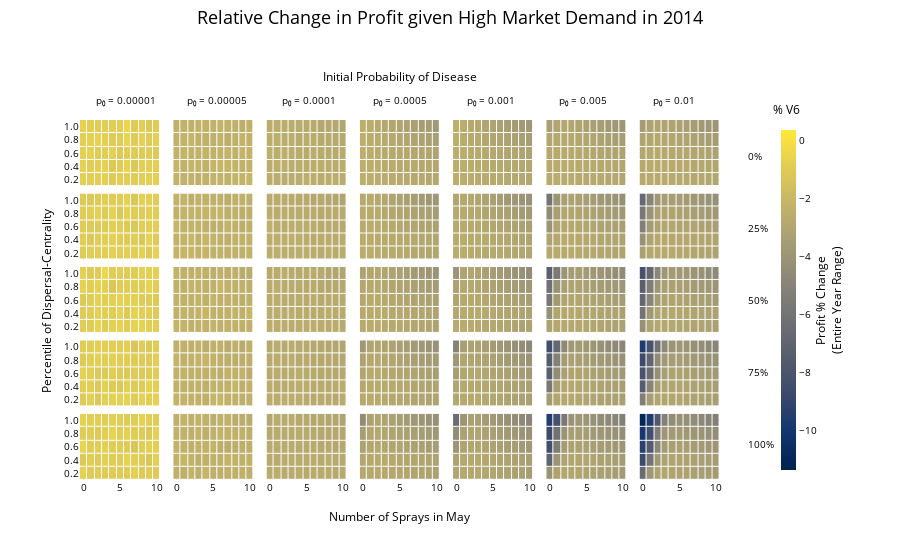

Notebook code cell kept with this figure:
### Code cell
import pandas as pd
import numpy as np
import plotly.graph_objects as go
from plotly.subplots import make_subplots

# Define parameters
year = 2014 # 2014, 2015, 2016, 2017
market_demand = 'high' # 'low', 'moderate', or 'high'

# --- Step 1: Read the full data for the year to get global min/max ---
file_name = '../data/processed/simulations/simulations_apr7.parquet'
df_full_year = pd.read_parquet(file_name)
df_full_year = df_full_year[df_full_year['Year'] == year]

# --- Step 2: Determine global color scale limits for the entire year ---
v_min = df_full_year['Mean Profit Percent Change'].min()
v_max = df_full_year['Mean Profit Percent Change'].max()
print(f"Global Min/Max for {year}: {v_min:.2f}%, {v_max:.2f}%") # Optional: print the range

# --- Step 3: Filter the data for the specific market demand ---
df_profit_all = df_full_year[df_full_year['Market Demand'] == market_demand].copy() # Use .copy() to avoid SettingWithCopyWarning

# Convert 'Quantile' to string type for consistent labeling
df_profit_all['Quantile'] = df_profit_all['Quantile'].astype(str)

# Get sorted unique V6 Percent and Initial Probability values
unique_v6_percent = sorted(df_profit_all['V6 Percent'].unique())
unique_init_prob = sorted(df_profit_all['Initial Probability'].unique())

# **Format initial probabilities without trailing zeros**
def format_prob(prob, decimal_places=5):
    formatted = f"{prob:.{decimal_places}f}".rstrip('0').rstrip('.')
    return formatted if formatted else '0'

unique_init_prob_labels = [format_prob(prob) for prob in unique_init_prob]

# Define the grid size
n_rows = len(unique_v6_percent)
n_cols = len(unique_init_prob)

# Create subplot titles as empty strings
subplot_titles = [''] * (n_rows * n_cols)

# Create the figure with subplots
fig = make_subplots(
    rows=n_rows, cols=n_cols,
    subplot_titles=subplot_titles,
    horizontal_spacing=0.02,
    vertical_spacing=0.02,
    shared_xaxes=True,
    shared_yaxes=True,
    specs=[[{'type': 'heatmap'} for _ in range(n_cols)] for _ in range(n_rows)]
)

# --- Step 4: Use a colorblind-friendly colorscale ('Cividis') ---
colorscale_choice = 'Cividis' # Other options: 'Plasma', 'Magma', 'Viridis'

# Add heatmaps to subplots
for _, row_data in df_profit_all[['V6 Percent', 'Initial Probability']].drop_duplicates().iterrows():
    v6_value = row_data['V6 Percent']
    init_prob_value = row_data['Initial Probability']

    # Filter the dataframe for the current combination
    df_filtered = df_profit_all[
        (df_profit_all['V6 Percent'] == v6_value) &
        (df_profit_all['Initial Probability'] == init_prob_value)
    ]

    # Pivot the data for heatmap
    pivot_profit = df_filtered.pivot_table(
        values='Mean Profit Percent Change',
        index='Quantile',
        columns='Sprays in May',
        aggfunc="mean"
    ).sort_index(axis=1) # Sort columns (Sprays in May) numerically if needed

    # Ensure columns are sorted numerically (sometimes pivot might change order)
    pivot_profit = pivot_profit.sort_index(axis=1)

    # Get x and y axes labels
    x_labels = pivot_profit.columns.tolist()
    y_labels = pivot_profit.index.tolist() # Quantiles are already sorted as strings '0', '10', ... '90'

    # Determine subplot position
    v6_index = unique_v6_percent.index(v6_value)
    init_prob_index = unique_init_prob.index(init_prob_value)
    row = v6_index + 1
    col = init_prob_index + 1
    
    # Add heatmap to the subplot
    fig.add_trace(
        go.Heatmap(
            z=pivot_profit.values,
            x=x_labels,
            y=y_labels,
            colorscale=colorscale_choice,
            # --- Step 6: Apply Global Min/Max ---
            zmin=v_min,
            zmax=v_max,
            coloraxis='coloraxis',
            showscale=False,
            xgap=1, # Add small gaps for clarity
            ygap=1,
            hoverongaps=False
        ),
        row=row,
        col=col
    )

# --- Step 5: Set white background and black font ---
plot_bg_color = 'white'
paper_bg_color = 'white'
font_color = 'black'

# Update layout
fig.update_layout(
    template='plotly_white', # Use a white template as a base
    plot_bgcolor=plot_bg_color,
    paper_bgcolor=paper_bg_color,
    font=dict(
        color=font_color,
        size=10
    ),
    title=dict(
        text=f'Relative Change in Profit given {market_demand.capitalize()} Market Demand in {year}',
        font=dict(
            color=font_color, # Updated font color
            size=18
        ),
        x=0.5,
        y=0.98, # Adjust vertical position if needed
        xanchor='center',
        yanchor='top'
    ),
    margin=dict(l=80, r=180, t=120, b=80), # Increased top margin
    # --- Step 6: Apply Global Min/Max to coloraxis ---
    coloraxis=dict(
        colorscale=colorscale_choice, # Ensure coloraxis uses the same scale
        cmin=v_min,
        cmax=v_max,
        colorbar=dict(
            title=dict(
                text='Profit % Change<br>(Entire Year Range)', # Updated title
                side='right',
                font=dict(color=font_color) # Ensure colorbar font is readable
            ),
            tickfont=dict(size=10, color=font_color), # Ensure ticks are readable
            len=1.0, # Adjusted length slightly
            y=0.5,
            x=1.08,
            thickness=15 # Slightly thicker colorbar
        )
    )
)

# Add "Initial Probability of Disease" label at the top center
fig.add_annotation(
    dict(
        text="Initial Probability of Disease",
        x=0.5,
        y=1.15, # Adjusted position slightly higher
        xref="paper",
        yref="paper",
        showarrow=False,
        font=dict(
            size=12,
            color=font_color # Updated font color
        ),
        align='center',
        xanchor='center'
    )
)

# Add initial probability labels
for idx, init_prob_label in enumerate(unique_init_prob_labels):
    x_pos = (idx + 1 - 0.5) / n_cols
    fig.add_annotation(
        dict(
            text=f"p₀ = {init_prob_label}",
            x=x_pos,
            y=1.08, # Adjusted position
            xref="paper",
            yref="paper",
            showarrow=False,
            font=dict(
                size=10, # Slightly larger for readability
                color=font_color # Updated font color
            ),
            align='center',
            xanchor='center'
        )
    )

# Add row labels (% V6) at the right of each row
fig.add_annotation(
        dict(
            text="% V6",
            x=1.08,  # Position label title
            y=1.03,  # Align with p0 labels
            xref="paper",
            yref="paper",
            showarrow=False,
            font=dict(
                size=12,
                color=font_color
            ),
            align='right',
            xanchor='left', # Anchor to the left of the text
            yanchor='middle'
        )
    )
for idx, v6_value in enumerate(unique_v6_percent):
    y_pos = 1 - ((idx + 1 - 0.5) / n_rows)
    fig.add_annotation(
        dict(
            text=f"{int(v6_value * 100)}%",
            x=1.04,
            y=y_pos,
            xref="paper",
            yref="paper",
            showarrow=False,
            font=dict(
                size=10, # Slightly larger
                color=font_color # Updated font color
            ),
            align='right',
            xanchor='left', # Anchor to the left of the text
            yanchor='middle'
        )
    )

# Add shared x-axis title
fig.add_annotation(
    dict(
        text="Number of Sprays in May",
        x=0.5,
        y=-0.13, # Adjusted position
        xref="paper",
        yref="paper",
        showarrow=False,
        font=dict(
            size=12,
            color=font_color # Updated font color
        ),
        align='center'
    )
)

# Add shared y-axis title
fig.add_annotation(
    dict(
        text="Percentile of Dispersal-Centrality",
        x=-0.07, # Adjusted position
        y=0.5,
        textangle=-90,
        xref="paper",
        yref="paper",
        showarrow=False,
        font=dict(
            size=12,
            color=font_color # Updated font color
        ),
        align='center'
    )
)

# Update hover template
fig.update_traces(
    hovertemplate=
    'Sprays in May: %{x}<br>' +
    'Dispersal Percentile: %{y}<br>' + # Changed label for clarity
    'Profit % Change: %{z:.2f}%<extra></extra>'
)

# Show the figure
fig.show()

# Optional: Save the figure
# fig.write_html(f'profit_heatmap_{year}_{market_demand}_white_cividis_global_scale.html')
